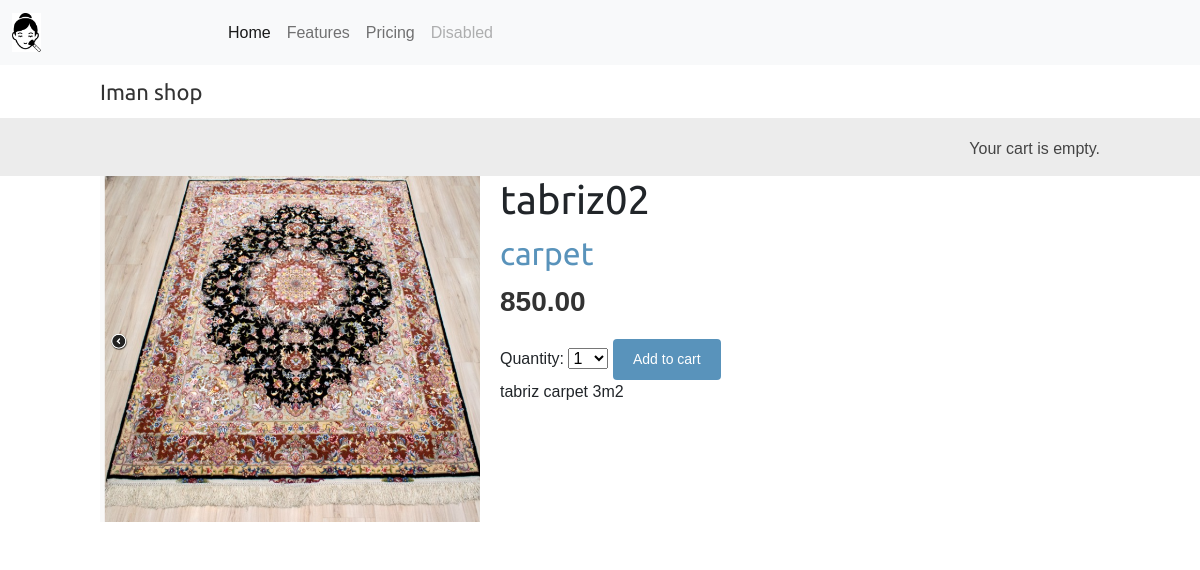
/shop/2/tabriz02/, run on the app's committed database.
### shop/models.py (models this page shows, shortened)
class Product(models.Model):
    category = models.ForeignKey('Category', on_delete=models.CASCADE, related_name='products')
    name = models.CharField(max_length=200, )
    slug = models.SlugField(max_length=200)
    image = models.ImageField(upload_to='products/%Y/%m/%d', blank=True)
    description = models.TextField()
    price = models.DecimalField(decimal_places=2, max_digits=10)
    available = models.BooleanField(default=False)
    created = models.DateTimeField(auto_now_add=True)
    updated = models.DateTimeField(auto_now=True)
    class Meta:
        ordering = ['name']
        indexes = [
            models.Index(fields=['id', 'slug']),
            models.Index(fields=['name']),
            models.Index(fields=['-created']),
        ]

class Category(models.Model):
    name = models.CharField(max_length=200, )
    slug = models.SlugField()
    class Meta:
        ordering = ['name']
        indexes = [models.Index(fields=['name']), ]
    def get_absolute_url(self):
        return reverse('shop:product_list_by_cat', args=[self.slug])

### shop/views.py (the view)
# urls.py: path('<int:id>/<slug:slug>/', views.product_detail, name='product_detail'),
def product_detail(request, id, slug):
    product = get_object_or_404(Product, id=id,
                                slug=slug,
                                available=True)
    cart_product_form = CartAddProductForm()
    return render(request,
                  'shop/product/detail.html',
                  {'product': product,
                   'cart_product_form': cart_product_form})

### cart/forms.py
class CartAddProductForm(forms.Form):
    quantity = forms.TypedChoiceField(
                                choices=PRODUCT_QUANTITY_CHOICES,
                                coerce=int)
    override = forms.BooleanField(required=False,
                                  initial=False,
                                  widget=forms.HiddenInput)

### cart/cart.py (called while the page is built)
    def __len__(self):
        return sum(item['quantity'] for item in self.cart.values())

### cart/context_processors.py (called while the page is built)
def cart(request):
    return {'cart': Cart(request)}

### shop/templates/shop/product/detail.html (shortened to what this page needs)
{% extends 'base.html' %}
{% load static %}
{% block content %}
    <div class="product-detail">
        <img src="{% if product.image %}{{ product.image.url }}{% else %}{% static 'img/no_image.jpg' %}{% endif %}">
        <h1>{{ product.name }}</h1>
        <h2><a href="{{ product.category.get_absolute_url }}"> {{ product.category.name }}</a></h2>
        <p class="price">{{ product.price }}</p>
        <form action="{% url "cart:cart_add" product.id %}" method="post" >
            {{ cart_product_form }}
            <input type="submit" value="Add to cart">
        </form>
        {{ product.description|linebreaks }}
    </div>
{% endblock %}

### shop/static/css/base.css (style rules this page uses)
body { margin:0; padding:0; font-family:helvetica, sans-serif; }
h1, h2, h3, h4, h5 , h6 { font-family: 'Ubuntu', sans-serif; font-weight:normal; }
a { text-decoration:none; color:#5993bb; }
a.button, input[type="submit"] { color:#fff; background:#5993bb; border-radius:4px; padding:10px 20px; font-size:14px; border:0; }
.product-detail { text-align:justify; }
.product-detail .price { color:#333; font-size:28px; font-weight:bold; }
.product-detail img { width:40%; float:left; padding:0 20px 20px 0; }
.product-detail h1 { margin-bottom:0; }
.product-detail h2 { margin-top:10px; }

### data on the page
Product: image (picture), name "tabriz02", category.name "carpet", price "850.00", description "tabriz carpet 3m2"
